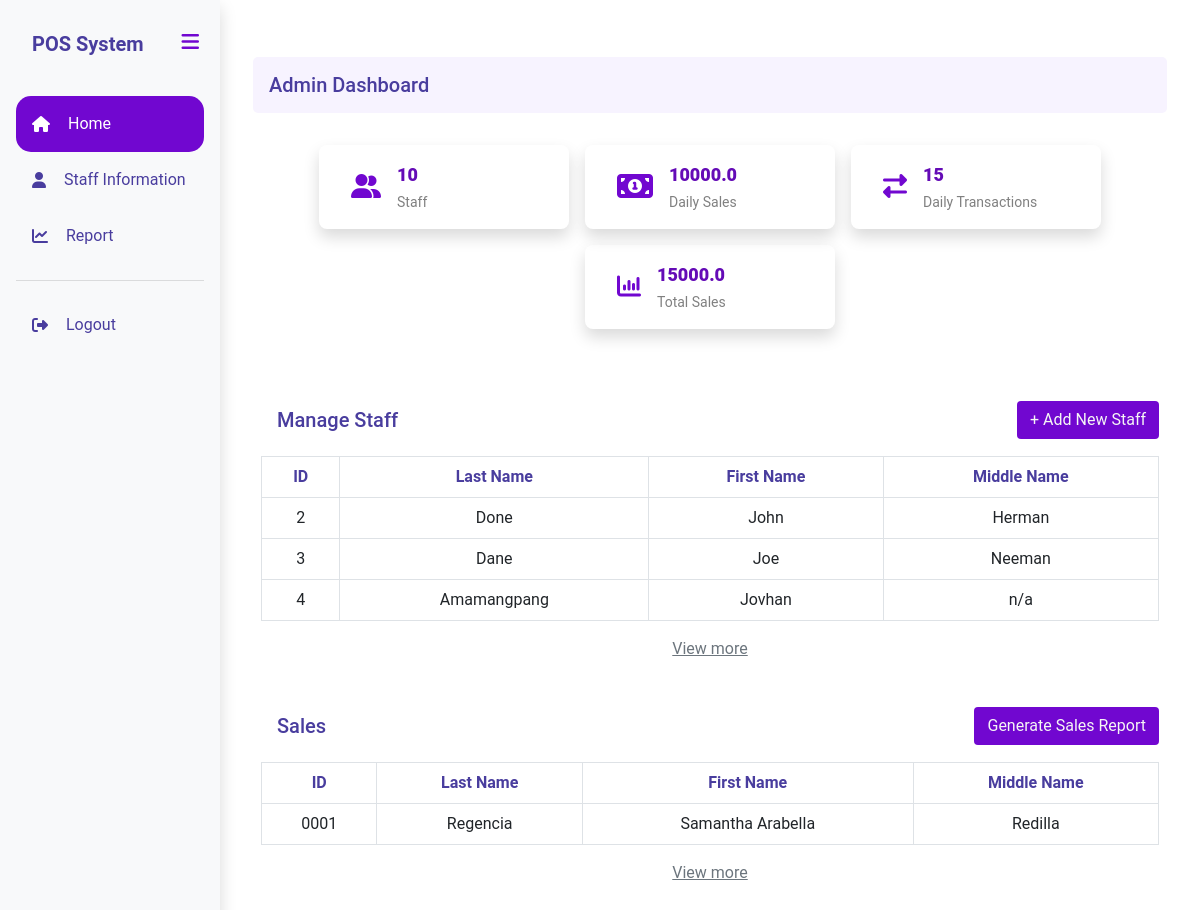
Before: /admin/admin.php (signed in) with the older database file.
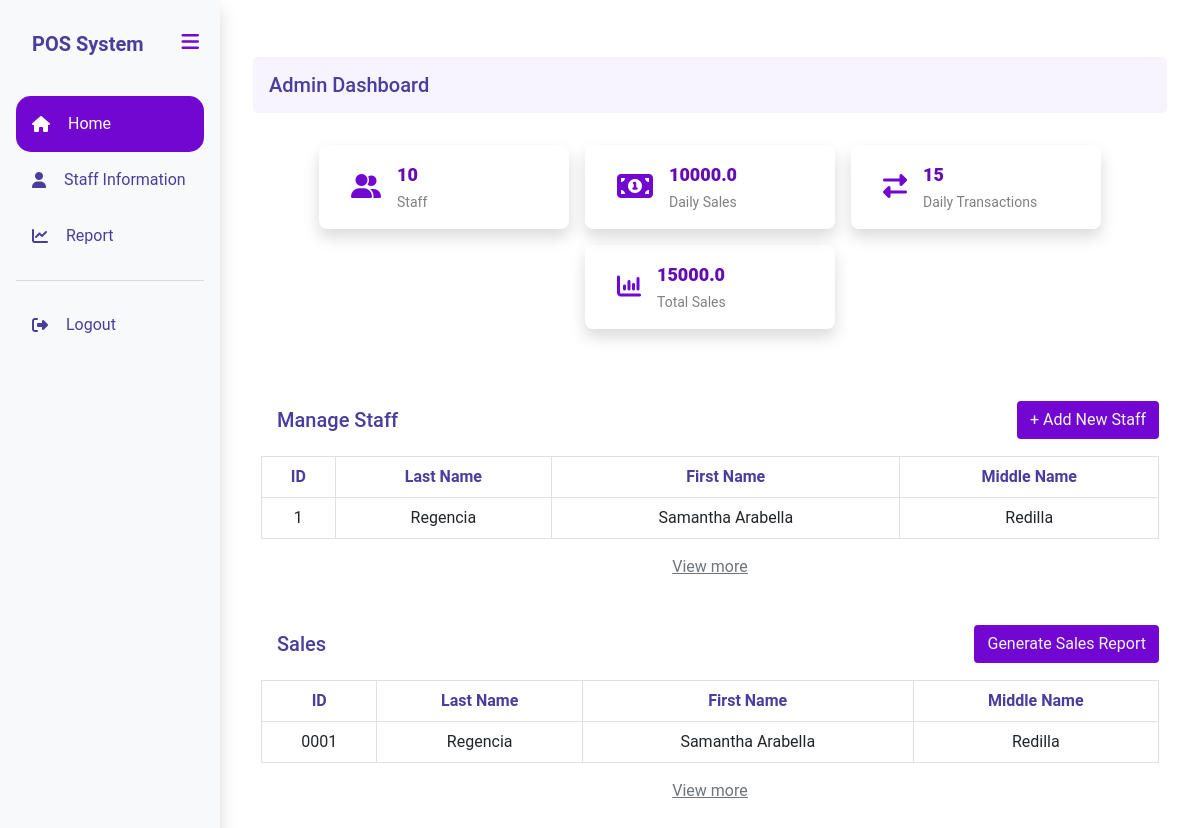
After: the same page with the newer database file.
### tables this page shows
CREATE TABLE `staff` (
  `id` int(50) NOT NULL,
  `position` varchar(255) NOT NULL,
  `username` varchar(255) NOT NULL,
  `fname` varchar(255) NOT NULL,
  `mname` varchar(255) NOT NULL,
  `lname` varchar(255) NOT NULL,
  `street` varchar(255) NOT NULL,
  `barangay` varchar(255) NOT NULL,
  `city` varchar(255) NOT NULL,
  `province` varchar(255) NOT NULL,
  `postal` int(10) NOT NULL,
  `contact` bigint(20) DEFAULT NULL,
  `salary` decimal(65,2) NOT NULL,
  `password` varchar(50) NOT NULL,
  `confirm` varchar(50) NOT NULL
);

### admin/admin.php (the view, shortened to what this page needs)
<?php
	include("../dbconnect.php");
	$sql = "SELECT id, fname, mname, lname FROM staff
			WHERE position = 'staff'
			ORDER BY id ASC LIMIT 5";
	$result = $conn->query($sql);
?>
<!DOCTYPE html>
<html>
<head>
		<link rel="stylesheet" type="text/css" href="../bootstrap-5.0.2-dist\css\bootstrap.min.css">
		<link rel="stylesheet" type="text/css" href="../assets/admindash_style.css">
</head>
<body>
	<div class="d-flex">
		<?php include 'sidebar.php'; ?>
	  	<div class="main-content">
			<div class="dashboard-wrapper p-2">
				<div class="container p-0 mt-4" style="background-color: #f7f3ff; border-radius: 5px;">
					<h5>Admin Dashboard</h5>
				</div>
				<br>
				<div class="card-container d-flex flex-wrap gap-3">
					<div class="dashboard-card shadow d-flex align-items-center p-3">
						<i class="fa-solid fa-user-group me-3 ms-3 mt-2 fs-4"></i>
						<div>
							<div class="card-title">10</div>
							<div class="card-subtitle">Staff</div>
						</div>
					</div>
					<div class="dashboard-card shadow d-flex align-items-center p-3">
						<i class="fa fa-money me-3 ms-3 mt-2 fs-2"></i>
						<div>
							<div class="card-title">10000.0</div>
							<div class="card-subtitle">Daily Sales</div>
						</div>
					</div>
					<div class="dashboard-card shadow d-flex align-items-center p-3">
						<i class="fa fa-exchange me-3 ms-3 mt-2 fs-4"></i>
						<div>
							<div class="card-title">15</div>
							<div class="card-subtitle">Daily Transactions</div>
						</div>
					</div>
					<div class="dashboard-card shadow d-flex align-items-center p-3">
						<i class="fa fa-bar-chart me-3 ms-3 mt-2 fs-4"></i>
						<div>
							<div class="card-title">15000.0</div>
							<div class="card-subtitle">Total Sales</div>
						</div>
					</div>
				</div>
				<div class="p-2" style="border-radius: 5px;">
				    <div class="d-flex justify-content-between align-items-center mb-2" style="margin-top: 55px;">
				    	<h5 class="m-0">Manage Staff</h5>
				        <a href="register.php" class="btn" role="button">+ Add New Staff</a>
				    </div>
				    <div class="table-responsive">
				        <table class="table table-bordered w-100 m-0">
				            <thead>
				                <tr class="text-center">
				                    <th>ID</th>
				                    <th>Last Name</th>
				                    <th>First Name</th>
				                    <th>Middle Name</th>
				                </tr>
				            </thead>
				            <?php
				            	if($result->num_rows>0)
				            	while($row=$result->fetch_assoc()){
				            ?>
				            <tbody>
				                <tr class="text-center">
				                    <td class="sale"><?php echo $row['id'] ?></td>
				                    <td class="sale"><?php echo $row['lname'] ?></td>
				                    <td class="sale"><?php echo $row['fname'] ?></td>
				                    <td class="sale"><?php echo $row['mname'] ?></td>
				                </tr>
	            			</tbody>
	            			<?php
	            				}
	            			?>
	       				</table>
    				</div>
				</div>
				<div class="text-center p-2">
					<p><a href="staffRead.php" class="text-secondary">View more</a></p>
				</div>
				<div class="p-2" style="border-radius: 5px;">
				    <div class="d-flex justify-content-between align-items-center mb-2" style="margin-top: 5px;">
				    	<h5 class="m-0">Sales</h5>
				        <a href="#" class="btn" role="button" name="adds">Generate Sales Report</a>
				    </div>
				    <div class="table-responsive">
				        <table class="table table-bordered w-100 m-0">
				            <thead>
				                <tr class="text-center">
				                    <th>ID</th>
				                    <th>Last Name</th>
				                    <th>First Name</th>
				                    <th>Middle Name</th>
				                </tr>
				            </thead>
				            <tbody>
				                <tr class="text-center">
				                    <td>0001</td>
				                    <td>Regencia</td>
				                    <td>Samantha Arabella</td>
				                    <td>Redilla</td>
				                </tr>
	            			</tbody>
	       				</table>
    				</div>
				</div>
				<div class="text-center p-2">
					<p><a href="#" class="text-secondary"> View more</a></p>
				</div>
			</div>
		</div>
	</div>
</body>
</html>

Changed rows visible on the page:
removed staff: id "2", lname "Done", fname "John", mname "Herman"
removed staff: id "3", lname "Dane", fname "Joe", mname "Neeman"
removed staff: id "4", lname "Amamangpang", fname "Jovhan", mname "n/a"
now on this page (row edited): staff: id "1", lname "Regencia", fname "Samantha Arabella", mname "Redilla"
